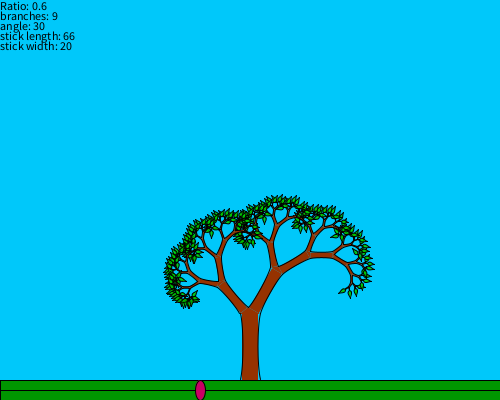
Frame 1 (no input)
Frame 60 (the mouse pressed at the canvas centre just before this capture): identical to frame 1, image omitted
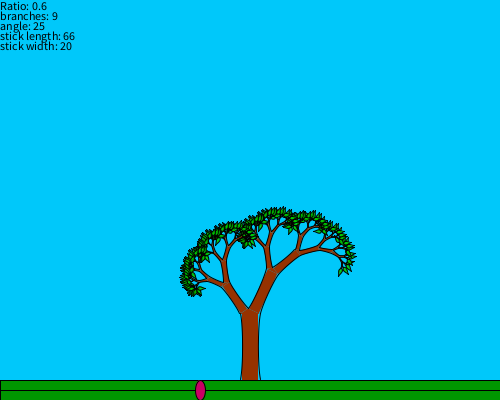
Frame 120 (the mouse held since frame 60 and released just before this capture)

The Processing sketch that drew these frames (run headless with seeded random() and noise(); from frame 60 on, the mouse is pressed at the canvas centre):

// Processing sketch: processing_172497
// ── processing_172497.pde

float PHI = .6;
float gap = 20;
int branch = 9;
int SqLength = 80;
int SqWidth = 20;
int SqRatio = SqLength / SqWidth;
int ALPH;
float LENGTH;
float WIDTH;
float X = 200;
float max = 5;
float m = 7;
int Mx = 300, My = 200;
void setup(){
  size(500,400);
  stroke(0);
  fill(0,100,250);
    /*
  translate(width/2, 100);
  fractal(11,100,15);
    */
}
   
void draw(){
  if (mousePressed){
  if (mouseY<height-gap) {
    Mx = mouseX;
    My = mouseY;
  }else{
    X=mouseX;
    PHI = .002*(width-mouseX);
  }
  }
  
  
  SqLength = (height-My)/3;
  //SqWidth = (mouseY+100)/2;
  ALPH = (Mx)/10;
  //blue background
  background(0,200,250);
  //the info on the screen
  fill(0);
  text("Ratio: "+PHI,0,10);
  text("branches: "+branch,0,20);
  text("angle: "+ALPH,0,30);
  text("stick length: "+SqLength,0,40);
  text("stick width: "+SqWidth,0,50);
  //the scroll bar
  fill(0,150,0);
  rect(0,height-gap,width,gap);
  fill(200,0,100);
  line(0,height-gap/2,width,height-gap/2);
  ellipse(X,height-gap/2,10,20);
  
  translate(width,height);//  just
  rotate(PI);             //flipping it
  
  translate(width/2-SqWidth/2, gap); // centered
  fractal(branch,SqWidth,SqLength,ALPH);
}
   
void fractal(int BRANCH, float LENGTH,float HEIGHT, int ALPH){
  BRANCH --;
  float RATIO = HEIGHT / LENGTH;
  colorMode(HSB);
  fill(100/branch*(branch-BRANCH),256,256);  //colored from red to green
  colorMode(RGB);
  fill(150,50,0);
  float PH= LENGTH * PHI;
  float A = PH * tan(radians(ALPH));//the height from the head intersection to the base
  float B = LENGTH * (1-PHI); //the small part of the small triALPH
  float C = sqrt(sq(A)+sq(B));//the small square length
  float D = PH *(1/cos(radians(ALPH)));//the bigger square length
  int BET = int(degrees(atan(A/B)));
  noStroke();
  triangle(0,HEIGHT,LENGTH,HEIGHT,PH,HEIGHT+A);
  //rect(0,0,LENGTH,HEIGHT);
  rect(LENGTH/10,0,4*LENGTH/5,HEIGHT); //the one big first square
  stroke(0);
  noFill();
  bezier(0,0,LENGTH/3*sin(radians(ALPH)),HEIGHT/5,LENGTH/3*sin(radians(ALPH)),4*HEIGHT/5,0,HEIGHT);
  bezier(LENGTH,0,LENGTH-LENGTH/4*sin(radians(BET)),HEIGHT/5,LENGTH-LENGTH/4*sin(radians(BET)),4*HEIGHT/5,LENGTH,HEIGHT);
  if(BRANCH > 0){
    pushMatrix(); //the first branched square
    translate(0,HEIGHT); //located one LENGTH straight up
    rotate(radians(ALPH));
    fractal(BRANCH, D,D*RATIO, ALPH);
    popMatrix();
    
    pushMatrix(); //the second branched square
    translate(PH,HEIGHT+A); //located (PH forward)and(the square LENGTH + A upward)
   // [ellistrated at the end of the code]
    rotate(radians(-BET));//rotated with the slope created from A and B
    fractal(BRANCH, C,C*RATIO,ALPH);
    popMatrix();

  }else if (BRANCH == 0){
    leaf(LENGTH/2,HEIGHT,(height-My)/50,0);
  }
}
void leaf(float Xleaf, float Yleaf, float leafSize, int leafColor){
  translate(Xleaf,Yleaf);
    fill(leafColor,200,0);
    bezier(0,0,leafSize,leafSize/2,0,4*leafSize/3,0,2*leafSize);
    bezier(0,0,-leafSize,leafSize/2,0,4*leafSize/3,0,2*leafSize);
}
/*PH    B
----- ----
 \)AL|BE(/
  \  |A /
  D\ | / C
    \|/

       just a small illistration for A, B, C, D
*/
